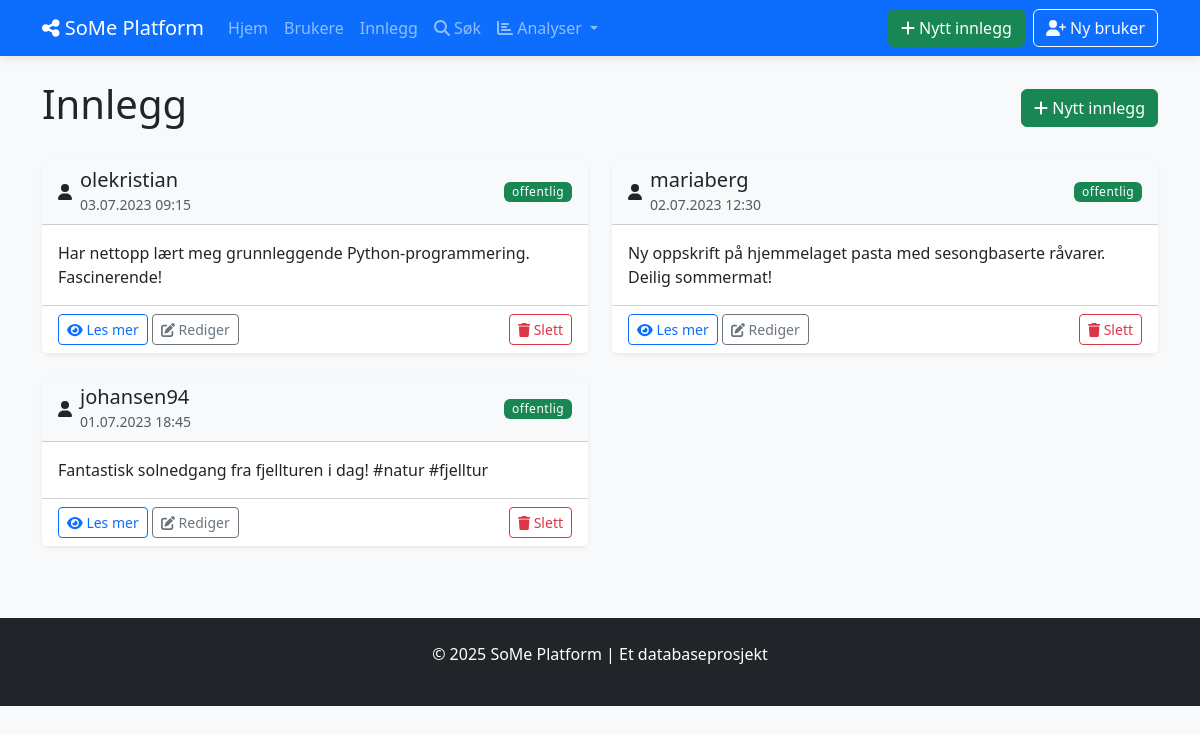
The page /posts on the database its author committed.
### tables this page shows
CREATE TABLE INNLEGG (
            innlegg_id INTEGER PRIMARY KEY AUTOINCREMENT,
            innhold TEXT NOT NULL,
            opprettet_dato DATETIME NOT NULL DEFAULT CURRENT_TIMESTAMP,
            oppdatert_dato DATETIME DEFAULT CURRENT_TIMESTAMP,
            synlighet TEXT NOT NULL DEFAULT 'offentlig',
            bruker_id INTEGER NOT NULL,
            FOREIGN KEY (bruker_id) REFERENCES BRUKERE(bruker_id) ON DELETE CASCADE
        );

CREATE TABLE BRUKERE (
            bruker_id INTEGER PRIMARY KEY AUTOINCREMENT,
            brukernavn TEXT NOT NULL UNIQUE,
            epost TEXT NOT NULL UNIQUE,
            passord_hash TEXT NOT NULL,
            profilbilde TEXT,
            bio TEXT,
            registrerings_dato DATE NOT NULL DEFAULT CURRENT_DATE,
            fødselsdato DATE,
            status TEXT DEFAULT 'aktiv'
        );

### social_media_app/app.py (the view)
@app.route('/posts')
def list_posts():
    with Database() as db:
        posts = db.fetchall("""
            SELECT i.*, b.brukernavn
            FROM INNLEGG i
            JOIN BRUKERE b ON i.bruker_id = b.bruker_id
            ORDER BY i.opprettet_dato DESC
        """)
        posts = [format_date_fields(post, ['opprettet_dato', 'oppdatert_dato']) for post in posts]
    return render_template('posts/list.html', posts=posts)

### social_media_app/app.py (called while the page is built)
def format_date_fields(item, date_fields=None):
    if not item:
        return None
    if not isinstance(item, dict):
        item = dict(item)
    if date_fields:
        for field in date_fields:
            if field in item and item[field]:
                try:
                    if 'T' in item[field]:  # ISO format
                        item[field] = datetime.fromisoformat(item[field].replace('Z', '+00:00'))
                    else:  # SQLite default format
                        item[field] = datetime.strptime(item[field], '%Y-%m-%d %H:%M:%S')
                except (ValueError, TypeError):
                    try:
                        item[field] = datetime.strptime(item[field], '%Y-%m-%d')
                    except (ValueError, TypeError):
                        pass  # Keep original if parsing fails
    return item

### social_media_app/db_config.py (called while the page is built)
    def __enter__(self):
        return self

    def __exit__(self, exc_type, exc_val, exc_tb):
        self.cursor.close()
        if self.conn:
            self.conn.close()

    def fetchall(self, sql, params=None):
        self.cursor.execute(sql, params or ())
        return self.cursor.fetchall()

### social_media_app/templates/posts/list.html (shortened to what this page needs)
{% extends "base.html" %}
{% block content %}
<div class="d-flex justify-content-between align-items-center mb-4">
    <h1>Innlegg</h1>
    <a href="{{ url_for('show_create_post') }}" class="btn btn-success">
        <i class="fas fa-plus"></i> Nytt innlegg
    </a>
</div>
{% if posts %}
    <div class="row">
        {% for post in posts %}
        <div class="col-md-6 mb-4">
            <div class="card shadow-sm h-100">
                <div class="card-header bg-light d-flex justify-content-between align-items-center">
                    <div class="d-flex align-items-center">
                        <div class="me-2">
                            <span class="user-icon">
                                <i class="fas fa-user"></i>
                            </span>
                        </div>
                        <div>
                            <h5 class="card-title mb-0">{{ post.brukernavn }}</h5>
                            <small class="text-muted">{{ post.opprettet_dato.strftime('%d.%m.%Y %H:%M') }}</small>
                        </div>
                    </div>
                    <span class="badge {{ 'bg-success' if post.synlighet == 'offentlig' else 'bg-warning' }}">
                        {{ post.synlighet }}
                    </span>
                </div>
                <div class="card-body">
                    <p class="card-text">
                        {% if post.innhold|length > 150 %}
                            {{ post.innhold[:150] }}...
                        {% else %}
                            {{ post.innhold }}
                        {% endif %}
                    </p>
                </div>
                <div class="card-footer bg-white">
                    <div class="d-flex justify-content-between align-items-center">
                        <div>
                            <a href="{{ url_for('view_post', post_id=post.innlegg_id) }}" class="btn btn-sm btn-outline-primary">
                                <i class="fas fa-eye"></i> Les mer
                            </a>
                            <a href="{{ url_for('show_edit_post', post_id=post.innlegg_id) }}" class="btn btn-sm btn-outline-secondary">
                                <i class="fas fa-edit"></i> Rediger
                            </a>
                        </div>
                        <div>
                            <button type="button" class="btn btn-sm btn-outline-danger"
                                    data-bs-toggle="modal" data-bs-target="#deletePostModal{{ post.innlegg_id }}">
                                <i class="fas fa-trash"></i> Slett
                            </button>
                        </div>
                    </div>
                </div>
            </div>
        </div>
        {% endfor %}
    </div>
{% endif %}
{% endblock %}

### social_media_app/static/style.css (style rules this page uses)
body { background-color: #f8f9fa; min-height: 100vh; display: flex; flex-direction: column; }
.card { border-radius: 0.5rem; border: none; transition: transform 0.2s, box-shadow 0.2s; }
.badge { font-weight: 500; letter-spacing: 0.5px; }

### rows shown on the page
INNLEGG: brukernavn "olekristian", opprettet_dato "03.07.2023 09:15", synlighet "offentlig", innhold "Har nettopp lært meg grunnleggende Python-programmering. Fascinerende!"
INNLEGG: brukernavn "mariaberg", opprettet_dato "02.07.2023 12:30", synlighet "offentlig", innhold "Ny oppskrift på hjemmelaget pasta med sesongbaserte råvarer. Deilig sommermat!"
INNLEGG: brukernavn "johansen94", opprettet_dato "01.07.2023 18:45", synlighet "offentlig", innhold "Fantastisk solnedgang fra fjellturen i dag! #natur #fjelltur"
